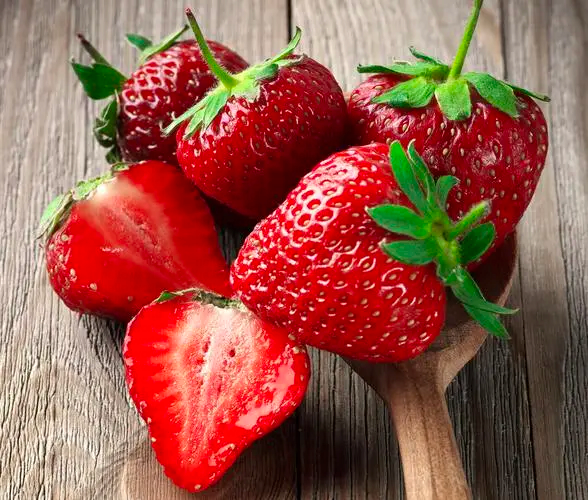
#> input picture example/data/encode.png, 588 x 500 px
$ python decode.py
#> lines starting #> are read from the running program, lines starting #| are printed output that depends on the picture
### src/pyinvisiblewatermark/core.py
from PIL import Image, ImageDraw, ImageFont
import numpy as np
import math

# Constants
DEFAULT_ASPECT_RATIO = 0.6
FONT_COLOR = (0, 0, 0)
MARGIN = 1.1


# [72 lines left out: functions get_text_square, write_on_txt_canvas, add_watermark, generate_watermark, not called in this run]


def extract_watermark(img_fp, save_to="decode.png"):
#> called with img_fp = 'data/encode.png', save_to = 'data/decode.png'
    processing_img = Image.open(img_fp)
#> processing_img is the input picture: PIL image 588x500 RGBA; mean R, G, B, A 151.7, 90, 76.7, 255
    # 将Pillow图像对象转换为NumPy数组
    processing_data = np.array(processing_img)

    # 创建一个新的Pillow图像对象，与原图像大小相匹配
    out_img = Image.new('RGBA', (processing_data.shape[1], processing_data.shape[0]))
#> out_img: PIL image 588x500 RGBA; every value is 0

    # 将图像数据拷贝到out_img中，然后进行水印提取
    out_data = np.array(out_img)

    odds = 0
    evens = 0

    for i in range(len(processing_data)):
        for j in range(len(processing_data[i])):
            voting = [processing_data[i, j, 0] % 2, processing_data[i, j, 1] % 2, processing_data[i, j, 2] % 2]
            sum_vote = sum(voting)

            if sum_vote >= 2:
                out_data[i, j, 0] = 235
                out_data[i, j, 1] = 235
                out_data[i, j, 2] = 235
                out_data[i, j, 3] = 255
                odds += 1
            else:
                out_data[i, j, 0] = 20
                out_data[i, j, 1] = 20
                out_data[i, j, 2] = 20
                out_data[i, j, 3] = 255
                evens += 1
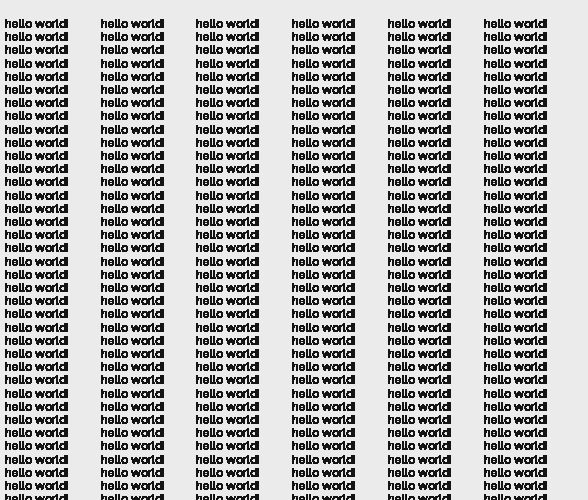
#> out_data: shape (500, 588, 4); mean R, G, B, A 182.2, 182.2, 182.2, 255
#> after the loop, evens = 72264; odds = 221736

    # 将修改后的图像数据复制回out_img
    out_img = Image.fromarray(out_data)
    # 保存结果数据
    out_img.save(save_to)
    return out_img

### example/decode.py
import pyinvisiblewatermark as ivwm

# 图片加水印示例
ivwm.extract_watermark(
    img_fp="data/encode.png",
    save_to="data/decode.png"
)
